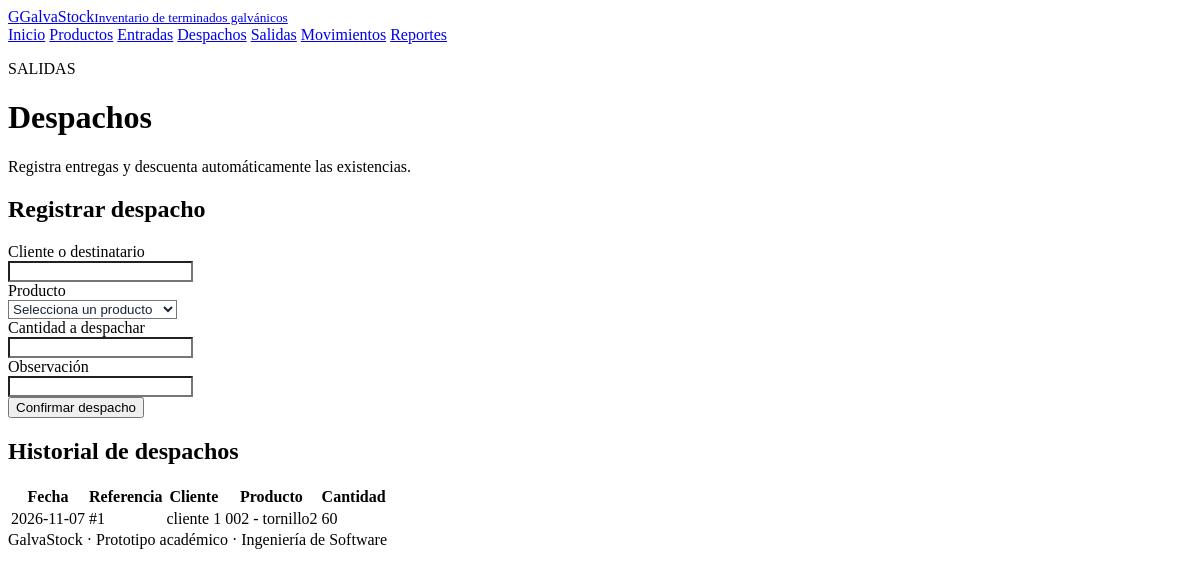
The app's page /despachos/index.php with its own data.
### tables this page shows
CREATE TABLE `despachos` (
  `id` int(11) NOT NULL,
  `cliente` varchar(100) DEFAULT NULL,
  `producto` varchar(100) DEFAULT NULL,
  `producto_id` int(11) DEFAULT NULL,
  `cantidad` int(11) DEFAULT NULL,
  `estado` varchar(20) DEFAULT 'pendiente',
  `fecha` date DEFAULT NULL,
  `observacion` varchar(255) DEFAULT NULL
);

CREATE TABLE `productos` (
  `id` int(11) NOT NULL,
  `codigo` varchar(50) NOT NULL,
  `nombre` varchar(150) NOT NULL,
  `tipo_terminado` varchar(100) NOT NULL,
  `stock` int(11) DEFAULT 0,
  `stock_minimo` int(11) DEFAULT 10,
  `ubicacion` varchar(100) DEFAULT NULL,
  `fecha_creacion` timestamp NOT NULL DEFAULT current_timestamp(),
  `unidad` varchar(20) NOT NULL DEFAULT 'unidad'
);

### despachos/index.php (the view, shortened to what this page needs)
<?php
require_once '../config/conexion.php';$pageTitle='Despachos';
$rows=$pdo->query("SELECT d.*,p.codigo,p.nombre FROM despachos d LEFT JOIN productos p ON p.id=d.producto_id ORDER BY d.id DESC")->fetchAll();
include '../includes/header.php';
?>
<div class="page-head"><div><p class="eyebrow">SALIDAS</p><h1>Despachos</h1><p>Registra entregas y descuenta automáticamente las existencias.</p></div></div>
<section class="panel form-panel"><h2>Registrar despacho</h2><form method="post" action="guardar.php"><div class="form-grid">
<label>Cliente o destinatario<input name="cliente" required maxlength="120"></label>
<label>Producto<select name="producto_id" required><option value="">Selecciona un producto</option></select></label>
<label>Cantidad a despachar<input type="number" name="cantidad" min="1" step="1" required></label>
<label>Observación<input name="observacion" maxlength="255"></label>
</div><button class="btn" type="submit">Confirmar despacho</button></form></section>
<section class="panel"><h2>Historial de despachos</h2><div class="table-wrap"><table><thead><tr><th>Fecha</th><th>Referencia</th><th>Cliente</th><th>Producto</th><th>Cantidad</th></tr></thead><tbody>
<?php foreach($rows as $r): ?><tr><td><?=htmlspecialchars($r['fecha'])?></td><td>#<?=$r['id']?></td><td><?=htmlspecialchars($r['cliente'])?></td><td><?=htmlspecialchars($r['codigo'].' - '.$r['nombre'])?></td><td><?=$r['cantidad']?></td></tr><?php endforeach; ?>
</tbody></table></div></section>
<?php include '../includes/footer.php'; ?>

### assets/estilos.css (style rules this page uses)
.form-grid input, .form-grid select, .form-grid textarea { display: block !important; visibility: visible !important; pointer-events: auto !important; user-select: text !important; -webkit-user-select: text !important; opacity: 1 !important; position: relative !important; z-index: 10 !important; background-color: #ffffff !important; color: #182538 !important; }

### records on screen
despachos: fecha "2026-11-07", id "1", cliente "cliente 1", producto.nombre "002 - tornillo2", cantidad "60"
